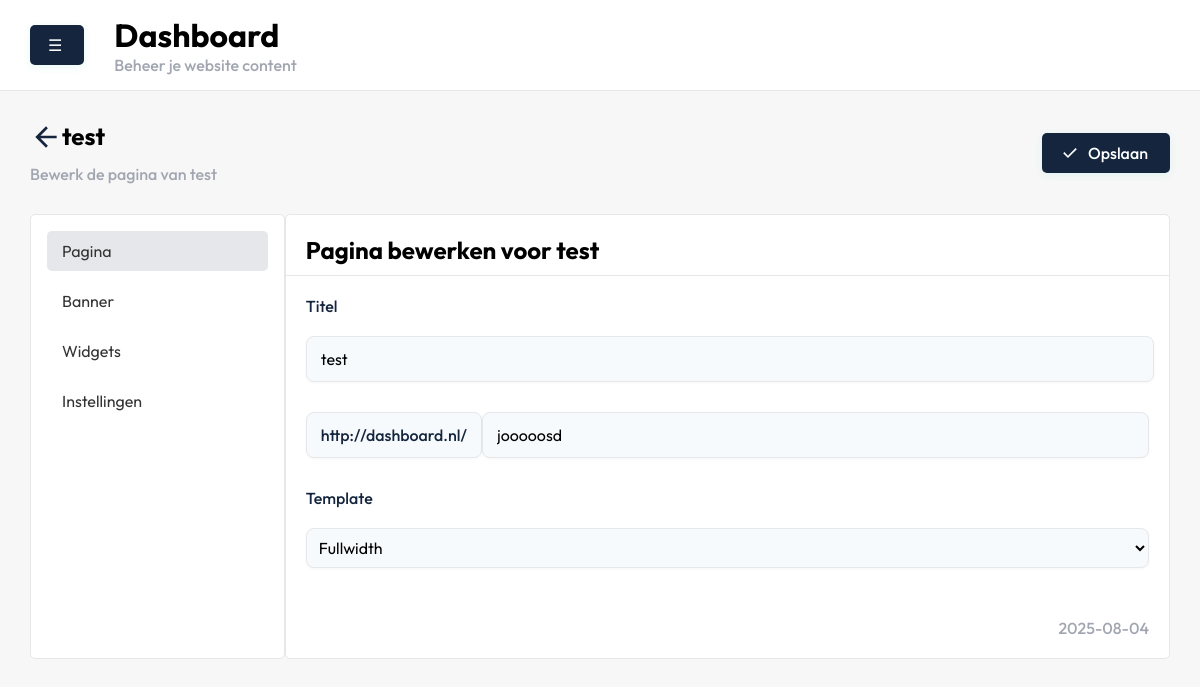
The app's page /dashboard/pages/edit.php?id=27 with its own data.
### tables this page shows
CREATE TABLE IF NOT EXISTS `pages` (
  `id` int NOT NULL AUTO_INCREMENT,
  `template_id` int DEFAULT NULL,
  `url` varchar(100) NOT NULL,
  `status` tinyint(1) NOT NULL,
  `created_at` date NOT NULL,
  `pagecontent_id` int DEFAULT NULL,
  `isDeleted` tinyint(1) NOT NULL,
  PRIMARY KEY (`id`),
  KEY `template_id` (`template_id`),
  KEY `fk_pagecontent` (`pagecontent_id`)
);

CREATE TABLE IF NOT EXISTS `pagecontent` (
  `id` int NOT NULL AUTO_INCREMENT,
  `title` varchar(255) NOT NULL,
  `description` text,
  `meta_title` varchar(255) NOT NULL,
  `meta_description` text NOT NULL,
  PRIMARY KEY (`id`)
);

CREATE TABLE IF NOT EXISTS `options` (
  `id` int NOT NULL AUTO_INCREMENT,
  `key` varchar(255) NOT NULL,
  `value` varchar(255) NOT NULL,
  PRIMARY KEY (`id`)
);

CREATE TABLE IF NOT EXISTS `templates` (
  `id` int NOT NULL AUTO_INCREMENT,
  `filename` varchar(255) NOT NULL,
  `title` varchar(255) NOT NULL,
  PRIMARY KEY (`id`)
);

### controllers/pages/edit.php (called while the page is built, shortened)
<?php
require_once __DIR__ . '/../../config/config.php';
$id = isset($_GET['id']) ? (int) $_GET['id'] : 0;
$stmt = $conn->prepare("
    SELECT pages.*, pageContent.title AS title, pageContent.meta_title AS metatitle, pageContent.meta_description AS metadescription, pageContent.id AS content_id
    FROM pages
    INNER JOIN pageContent ON pages.pagecontent_id = pageContent.id
    WHERE pages.id = :id
");
$stmt->execute(['id' => $id]);
$page = $stmt->fetch(PDO::FETCH_ASSOC);
?>

### controllers/controller.php (called while the page is built, shortened)
<?php
require_once(__DIR__ . '/templates/syncTemplates.php');
require_once('pages/addPages.php');
require_once('pages/edit.php');
require_once('widgets/widgets.php');
require_once('templates/templates.php');
$templates = getAllTemplates($conn);
require_once('widgets/addWidgets.php');
require_once('options/options.php');
$dashboardUrl = rtrim(getOption($conn, 'dashboard_url'), '/') . '/';
?>

### controllers/options/options.php (called while the page is built, shortened)
<?php
function getOption($conn, $key) {
    $stmt = $conn->prepare("SELECT value FROM options WHERE `key` = ?");
    $stmt->execute([$key]);
    return $stmt->fetchColumn();
}
?>

### controllers/templates/templates.php (called while the page is built, shortened)
<?php
function getAllTemplates($conn) {
    $sql = "SELECT id, title, filename FROM templates";
    $stmt = $conn->query($sql);
    $templates = [];
    if ($stmt) {
        while ($row = $stmt->fetch(PDO::FETCH_ASSOC)) {
            $templates[] = $row;
        }
    }
    return $templates;
}
?>

### dashboard/pages/edit.php (the view, shortened to what this page needs)
<?php
require_once  '../../controllers/controller.php';
include('../includes/header.php');
?>
<form method="post" action="" onsubmit="isUpdated = false;">
    <section id="pages">
        <div class="container">
            <div class="justify-between">
                <div class="intro">
                    <h2 class="flex"><a href="./index.php"><svg xmlns="http://www.w3.org/2000/svg" height="32px"
                                viewBox="0 -960 960 960" width="32px" fill="#14253D">
                                <path d="m313-440 224 224-57 56-320-320 320-320 57 56-224 224h487v80H313Z" />
                            </svg></a><?= htmlspecialchars($page['title']) ?></h2>
                    <p>Bewerk de pagina van <?= htmlspecialchars($page['title']) ?></p>
                </div>
                <div class="align-center">
                    <button type="submit" name="save_page" class=" blue-btn">
                        <svg xmlns="http://www.w3.org/2000/svg" height="24px" viewBox="0 -960 960 960" width="24px"
                            fill="#292D32">
                            <path d="M382-240 154-468l57-57 171 171 367-367 57 57-424 424Z" />
                        </svg>
                        Opslaan
                    </button>
                </div>
            </div>
        </div>
    </section>
    <section id="pages_edit">
        <div class="container">
            <div class="flex">
                <div class="menu">
                    <ul>
                        <li><button type="button" class="active" data-section="page">Pagina</button></li>
                        <li><button type="button" data-section="banner">Banner</button></li>
                        <li><button type="button" data-section="settings">Widgets</button></li>
                        <li><button type="button" data-section="profiel">Instellingen</button></li>
                    </ul>
                </div>
                <div class="content">
                    <div class="content-section active" id="page">
                        <div class="header">
                            <h2>Pagina bewerken voor <?= htmlspecialchars($page['title']) ?></h2>
                        </div>
                        <div class="info">
                            <div class="form-group">
                                <div class="form-row">
                                    <label for="title">Titel</label><br>
                                    <input type="text" id="title" name="title"
                                        value="<?= htmlspecialchars($page['title']) ?>" required>
                                </div>
                                <div class="form-row-flex">
                                    <label for="url"><?= htmlspecialchars($dashboardUrl) ?></label>
                                    <input type="text" id="url" name="url" value="<?= htmlspecialchars($page['url']) ?>"
                                        <?= empty($page['url']) ? 'readonly' : 'required' ?>>
                                </div>
                                <div class="form-row">
                                    <label for="title">Template</label><br>
                                    <select id="slide-in-template" name="template_id" required
                                        style="width: 100%; padding: 8px; margin-bottom: 20px;">
                                        <?php foreach ($templates as $template): ?>
                                        <option value="<?= $template['id'] ?>"
                                            <?= ($template['id'] == $page['template_id']) ? 'selected' : '' ?>>
                                            <?= htmlspecialchars($template['title']) ?>
                                        </option>
                                        <?php endforeach; ?>
                                    </select>
                                </div>
                                <p class="created"><?= htmlspecialchars($page['created_at']) ?></p>
                            </div>
                        </div>
                    </div>
                </div>
            </div>
        </div>
    </section>
</form>
<?php include '../includes/footer.php'; ?>

### dashboard/css/style.css (style rules this page uses)
body { font-family: 'Outfit', sans-serif; background: #f7f7f7; margin: 0; padding: 0; }
.container { padding-left: 30px; padding-right: 30px; }
button { font-family: 'Outfit', sans-serif; }
h1, h2, h3, h4, h5, h6 { margin: 0; padding: 0; }
p { margin: 0; padding: 0; color: rgb(161 166 177); font-weight: 500; }
.blue-btn { background: #14253D; color: #fff; border: none; border-radius: 5px; padding: 10px 22px 10px 18px; font-size: 16px; font-weight: 500; display: inline-flex; align-items: center; gap: 8px; box-shadow: 0 2px 8px rgba(63,216,190,0.12); cursor: pointer; transition: background 0.2s; }
.blue-btn svg { width: 20px; height: 20px; fill: #fff; }
#pages, #widgets { width: 100%; }
#pages .intro, #widgets .intro { padding: 30px 0; }
#pages .intro h2, #pages .intro h2 { padding-bottom: 5px; }
#pages_edit .content-section { display: none; }
#pages_edit .content-section.active { display: block; }
#pages_edit .menu { width: 20%; background-color: white; border: 1px solid #e5e7eb; padding: 1rem; border-radius: 5px; }
#pages_edit .menu ul { list-style: none; padding: 0; margin: 0; }
#pages_edit .menu li { margin-bottom: 10px; }
#pages_edit .menu button { width: 100%; padding: 10px 15px; background: none; border: none; text-align: left; font-size: 16px; color: #333; border-radius: 5px; cursor: pointer; transition: background 0.2s, color 0.2s; }
#pages_edit .menu button.active { background-color: #e5e7eb; }
#pages_edit .content { width: 80%; background-color: white; border-radius: 5px; border: 1px solid #e5e7eb; }
#pages_edit .header { padding: 20px 20px 10px 20px; border-bottom: 1px solid #e5e7eb; }
#pages_edit .info { padding: 20px 20px 10px 20px; }
#pages_edit .content-section input[type="text"], #pages_edit .content-section select, #pages_edit .content-section select option { width: 97%; padding: 12px 14px; border: 1.5px solid #e5e7eb; border-radius: 8px; background: #f7fafc; font-size: 1em; font-family: 'Outfit', sans-serif; transition: border-color 0.2s, box-shadow 0.2s; box-shadow: 0 1px 3px rgba(44, 62, 80, 0.04); outline: none; }
#pages_edit .content-section label { font-weight: 500; color: #14253D; display: block; }
#pages_edit .content-section .form-row { margin-bottom: 30px; }
#pages_edit .content-section .form-row-flex { display: flex; align-items: center; margin-bottom: 30px; }
#pages_edit .content-section .form-row-flex label { flex: 0 0 120px; padding: 12px 14px; background: #f7fafc; border: 1.5px solid #e5e7eb; border-radius: 8px; font-size: 1em; font-family: 'Outfit', sans-serif; color: #14253D; font-weight: 500; box-shadow: 0 1px 3px rgba(44, 62, 80, 0.04); white-space: nowrap; }
#pages_edit .content-section .form-row input[type="text"], #pages_edit .content-section .form-row select { flex: 1; padding: 12px 14px; border: 1.5px solid #e5e7eb; border-radius: 8px; background: #f7fafc; font-size: 1em; font-family: 'Outfit', sans-serif; box-shadow: 0 1px 3px rgba(44, 62, 80, 0.04); outline: none; transition: border-color 0.2s, box-shadow 0.2s; }
#pages_edit .created { float: right; padding-bottom: 20px; }
.flex { display: flex; }
.justify-between { display: flex; justify-content: space-between; }
.align-center { display: flex; align-items: center; }

### records on screen
pages: pagecontent.title "test", title "test", url "jooooosd", template_id "Fullwidth", created_at "2025-08-04"
options: value "http://dashboard.nl/"
